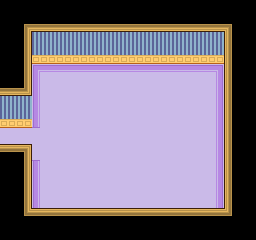

The image is a tile-based game level rendered from a .tmx file. Its description and complete source (layers, tilesets, objects, tile grids) follow:
An orthogonal 16x15 tile map with 16x16 px tiles, 4 tile layers (Floor, OuterWalls, InnerWalls, Furniture) and 8 objects (West, BackWall, WDoorway, Wall1, Wall2, ...).

<map version="1.2" tiledversion="1.2.5" orientation="orthogonal" renderorder="left-up" width="16" height="15" tilewidth="16" tileheight="16" infinite="0" nextlayerid="17" nextobjectid="35">
 <tileset firstgid="1" source="castle-halloween-party_spritesheet.tsx" />
 <objectgroup id="7" name="Doors">
  <object id="15" name="West" x="0" y="128" width="8" height="32">
   <properties>
    <property name="destination" value="hallway2" />
   </properties>
  </object>
 </objectgroup>
 <objectgroup id="14" name="InnerWalls">
  <object id="34" name="BackWall" x="32" y="32" width="192" height="16" />
  <object id="19" name="WDoorway" x="0" y="96" width="32" height="16" />
 </objectgroup>
 <objectgroup id="15" name="OuterWalls">
  <object id="23" name="Wall1" x="0" y="0" width="32" height="96" />
  <object id="33" name="Wall2" x="32" y="0" width="192" height="32" />
  <object id="31" name="Wall3" x="224" y="0" width="32" height="240" />
  <object id="32" name="Wall4" x="32" y="224" width="192" height="16" />
  <object id="30" name="Wall5" x="0" y="160" width="32" height="80" />
 </objectgroup>
 <layer id="10" name="Floor" width="16" height="15">
  <data encoding="csv">
0,0,0,0,0,0,0,0,0,0,0,0,0,0,0,0,
0,0,0,0,0,0,0,0,0,0,0,0,0,0,0,0,
0,0,0,0,0,0,0,0,0,0,0,0,0,0,0,0,
0,0,0,0,0,0,0,0,0,0,0,0,0,0,0,0,
0,0,35,36,36,36,36,36,36,36,36,36,36,37,0,0,
0,0,45,46,46,46,46,46,46,46,46,46,46,47,0,0,
0,0,45,46,46,46,46,46,46,46,46,46,46,47,0,0,
0,0,19,46,46,46,46,46,46,46,46,46,46,47,0,0,
46,46,46,46,46,46,46,46,46,46,46,46,46,47,0,0,
0,0,46,46,46,46,46,46,46,46,46,46,46,47,0,0,
0,0,29,46,46,46,46,46,46,46,46,46,46,47,0,0,
0,0,45,46,46,46,46,46,46,46,46,46,46,47,0,0,
0,0,45,46,46,46,46,46,46,46,46,46,46,47,0,0,
0,0,0,0,0,0,0,0,0,0,0,0,0,0,0,0,
0,0,0,0,0,0,0,0,0,0,0,0,0,0,0,0
</data>
 </layer>
 <layer id="11" name="OuterWalls" width="16" height="15">
  <data encoding="csv">
1,1,1,1,1,1,1,1,1,1,1,1,1,1,1,1,
1,2,3,3,3,3,3,3,3,3,3,3,3,3,4,1,
1,17,0,0,0,0,0,0,0,0,0,0,0,0,14,1,
1,17,0,0,0,0,0,0,0,0,0,0,0,0,14,1,
1,17,0,0,0,0,0,0,0,0,0,0,0,0,14,1,
26,27,0,0,0,0,0,0,0,0,0,0,0,0,14,1,
0,0,0,0,0,0,0,0,0,0,0,0,0,0,14,1,
0,0,0,0,0,0,0,0,0,0,0,0,0,0,14,1,
0,0,0,0,0,0,0,0,0,0,0,0,0,0,14,1,
6,7,0,0,0,0,0,0,0,0,0,0,0,0,14,1,
1,17,0,0,0,0,0,0,0,0,0,0,0,0,14,1,
1,17,0,0,0,0,0,0,0,0,0,0,0,0,14,1,
1,17,0,0,0,0,0,0,0,0,0,0,0,0,14,1,
1,22,23,23,23,23,6,6,6,6,6,6,6,6,24,1,
1,1,1,1,1,1,1,1,1,1,1,1,1,1,1,1
</data>
 </layer>
 <objectgroup id="16" name="Player" />
 <layer id="12" name="InnerWalls" width="16" height="15">
  <data encoding="csv">
0,0,0,0,0,0,0,0,0,0,0,0,0,0,0,0,
11,0,0,0,0,0,0,0,0,0,0,0,0,0,0,0,
11,16,8,8,8,8,8,8,8,8,8,8,8,8,0,0,
0,0,18,18,18,18,18,18,18,18,18,18,18,18,0,0,
0,0,0,0,0,0,0,0,0,0,0,0,0,13,0,0,
0,0,0,0,0,0,0,0,0,0,0,0,0,13,0,0,
8,8,0,0,0,0,0,0,0,0,0,0,0,13,0,0,
18,18,0,0,0,0,0,0,0,0,0,0,0,13,0,0,
0,0,0,0,0,0,0,0,0,0,0,0,0,13,0,0,
0,0,0,0,0,0,0,0,0,0,0,0,0,13,0,0,
0,0,0,0,0,0,0,0,0,0,0,0,0,13,0,0,
11,0,0,0,0,0,0,0,0,0,0,0,0,13,0,0,
11,0,0,0,0,0,0,0,0,0,0,0,0,13,0,0,
21,0,0,0,0,0,0,0,0,0,0,0,0,0,0,0,
0,0,0,0,0,0,0,0,0,0,0,0,0,0,0,0
</data>
 </layer>
 <layer id="13" name="Furniture" width="16" height="15">
  <data encoding="csv">
0,0,0,0,0,0,0,0,0,0,0,0,0,0,0,0,
0,0,0,0,0,0,0,0,0,0,0,0,0,0,0,0,
0,0,0,0,0,0,0,0,0,0,0,0,0,0,0,0,
0,0,0,0,0,0,0,0,0,0,0,0,0,0,0,0,
0,0,0,0,0,0,0,0,0,0,0,0,0,0,0,0,
0,0,0,0,0,0,0,0,0,0,0,0,0,0,0,0,
0,0,0,0,0,0,0,0,0,0,0,0,0,0,0,0,
0,0,0,0,0,0,0,0,0,0,0,0,0,0,0,0,
0,0,0,0,0,0,0,0,0,0,0,0,0,0,0,0,
0,0,0,0,0,0,0,0,0,0,0,0,0,0,0,0,
0,0,0,0,0,0,0,0,0,0,0,0,0,0,0,0,
0,0,0,0,0,0,0,0,0,0,0,0,0,0,0,0,
0,0,0,0,0,0,0,0,0,0,0,0,0,0,0,0,
0,0,0,0,0,0,0,0,0,0,0,0,0,0,0,0,
0,0,0,0,0,0,0,0,0,0,0,0,0,0,0,0
</data>
 </layer>
</map>